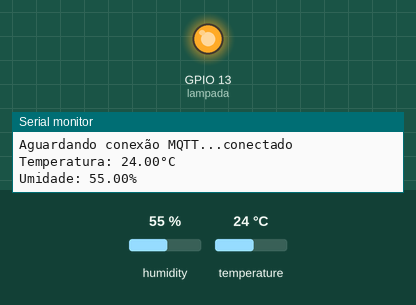
Recording of a sketch running on a simulated ESP8266 (NodeMCU). Shown: output pins drawn as LEDs (lit = HIGH), the last lines printed to the serial monitor. Inputs (shaded band) come from the test bench; at power-on: temperature 24 °C, humidity 55 %. WiFi joins after 1.5 s; servers stay silent unless stated; random numbers use the default seed unless the sketch sets one; no MQTT or app messages arrive unless stated.

Above: at 7.0 s.
7.1 s: temperature set to 29.3 °C
8.8 s: temperature set to 30.7 °C
At 10.2 s:
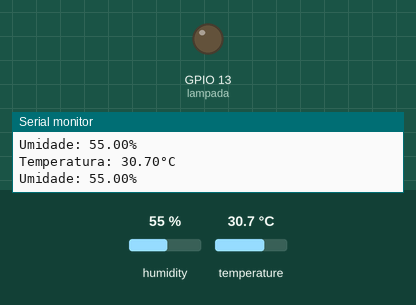
11.1 s: temperature set to 12 °C
At 11.9 s:
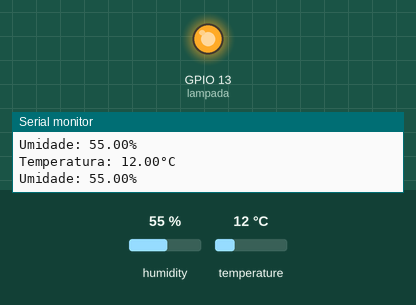
Timing chart, 0 to 14.1 s (numbered marks = the images above; inputs shaded):
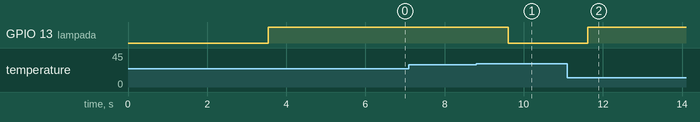

The sketch:

MedidorTemperaturaMQTT.ino
```cpp
#include <ESP8266WiFi.h> // Inclusão de biblioteca do ESP8266 WiFi
#include <PubSubClient.h> // Inclusão da biblioteca de Publicador/Subscrito
#define MSG_BUFFER_SIZE (50) // Tamanho do buffer de recebimento
char msg[MSG_BUFFER_SIZE];                                                                        // A Mensagem será do tipo char e do tamanho definido pelo buffer de recebimento //
#include <Adafruit_Sensor.h>
#include <DHT.h> // Biblioteca do sensor
#include <DHT_U.h>
#define DHTPIN 5 // Pino utilizado para o DHT, correspondente ao D1
#define DHTTYPE DHT22 // Define o tipo de DHT
DHT_Unified dht(DHTPIN, DHTTYPE);                                                                 // Considera valor do pino e do tipo de DHT
uint32_t delayMS;                                                                                 // Variável de atraso
const char* ssid = "Sua Rede";                                                                    // ID de conexão
const char* password = "Sua Senha";                                                              // senha de conexão
const char* mqtt_server = "broker.mqtt-dashboard.com";                                            // endereço do broker
WiFiClient espClient;                                                                             // Cliente ESP WiFi
PubSubClient client(espClient);                                                                   // Cliente ESP Publicador/Subscrito
unsigned long lastMsg = 0;                                                                        // define última mensagem com valor inicial igual a zero
int value = 0;                                                                                    // variável de valor inteiro inicializada em zero
int ligado = 0;
char lampada;                                                                                    // inclui variável char de nome lampada /LED D7/

void setup() {                                                                                    // laço de configuração

  dht.begin();                                                                                    // inicializa DHT
  Serial.println(F("Sensor DHT22"));                                                              // Printa "Sensor DHT22"
  sensor_t sensor;                                                                                // Sensor de temperatura

  /////////Sensor de Temperatura//////////
  dht.temperature().getSensor(&sensor);                                                           // imprime detalhes do sensor de temperatura
  Serial.println(F("------------------------------------"));                                      // Printa quebra de linha com ----
  Serial.println(F("Temperatura"));                                                               // Printa "Temperatura"
  Serial.print  (F("Sensor: ")); Serial.println(sensor.name);                                     // Printa o nome do sensor
  Serial.print  (F("Valor máximo: ")); Serial.print(sensor.max_value); Serial.println(F("°C")); //Printa valor máximo de temperatura em graus Celsius
  Serial.print  (F("Valor mínimo: ")); Serial.print(sensor.min_value); Serial.println(F("°C")); //Printa valor mínimo de temperatura em graus Celsius
  Serial.print  (F("Resolução: ")); Serial.print(sensor.resolution); Serial.println(F("°C"));    // Printa a resolução em graus Celsius
  Serial.println(F("------------------------------------"));                                      // quebra de linha com ----

  /////////Sensor de Umidade//////////
  dht.humidity().getSensor(&sensor);                                                              // imprime detalhes do sensor de umidade
   Serial.println(F("------------------------------------"));                                     // Printa quebra de linha com ----
  Serial.println(F("Umidade"));                                                                   // Printa "Umidade"
  Serial.print  (F("Sensor: ")); Serial.println(sensor.name);                                     // Printa o nome do sensor
  Serial.print  (F("Valor máximo: ")); Serial.print(sensor.max_value); Serial.println(F("%"));  // Printa o valor máximo de umidade em porcentagem
  Serial.print  (F("Valor mínimo: ")); Serial.print(sensor.min_value); Serial.println(F("%"));  // Printa o valor mínimo de umidade em porcentagem
  Serial.print  (F("Resolução: ")); Serial.print(sensor.resolution); Serial.println(F("%"));     // Printa a resolução em porcentagem
  Serial.println(F("------------------------------------"));                                      // quebra de linha com ----

  delayMS = sensor.min_delay / 1000;


  lampada = 13;                                                                                  // define lampada como o LED ligado ao pin 13 (D7 do ESP8266)

  pinMode(lampada, OUTPUT);                                                                      // configura lampada como saída

  Serial.begin(115200);                                                                           // define baudrate da comunicação serial

  setup_wifi();                                                                                   // configuração WiFi
  client.setServer(mqtt_server, 1883);                                                            // seta servidor como mqtt de port 1883
  client.setCallback(callback);                                                                   // seta mensagem de retorno
}

void setup_wifi() {                                                                               // inicia laço de configuração WiFi

  delay(10);                                                                                      // atraso de 0,01S;
  Serial.println("");                                                                             // quebra de linha
  Serial.print("Conectando com ");                                                                // printa na serial "Conectado com"
  Serial.println(ssid);                                                                           // printa ID da rede

  WiFi.begin(ssid, password);                                                                     // inicializa o WiFi com o uso da ID de rede e da senha

  while (WiFi.status() != WL_CONNECTED) {                                                         // enquanto o WiFi não estiver conectado, printa na serial "."
    delay(500);                                                                                   // atraso de 0.5 para aparecimento de um novo "."
    Serial.print(".");
  }

  Serial.println("");                                                                             // quebra de linha
  Serial.println("WiFi conectado");                                                               // printa "WiFi conectado"
  Serial.println("IP: ");                                                                         // printa "IP:"
  Serial.println(WiFi.localIP());                                                                 // printa na serial o IP da conexão local
}

void callback(char* topic, byte* payload, unsigned int length) {                                  // inicializa mensagem de retorno (tópico, mensagem e comprimento)
  Serial.print("Mensagem recebida [");                                                            // printa "Mensagem recebida ["
  Serial.print(topic);                                                                            // printa o nome do tópico que enviou a mensagem
  Serial.print("] ");                                                                             // fecha "]"
  for (int i = 0; i < length; i++) {                                                              // Para i = 0 e enquanto i for menor que o comprimento da mensagem, inclui um caractere
    Serial.print((char)payload[i]);                                                               // printa o conteúdo da mensagem
  }
  Serial.println("");                                                                             // quebra de linha
   Serial.println("");                                                                            // quebra de linha
   if ((char)payload[0] == 'b') {                                                                 // se a mensagem recebida for b (minúsculo)
    digitalWrite(lampada, HIGH);                                                                  // a lampada vai para o nível lógico alto, apagando a lampada
    ligado = 1;                                                                                   //variavel ligado ganha valor 1 para identificar lampada desativada.
    snprintf (msg, MSG_BUFFER_SIZE, "Lâmpada desativada!");                                       // aparece mensagem indicando que a lampada está desativada
    Serial.print("Publica mensagem: ");                                                           // printa "Publica mensagem:"
    Serial.println(msg);                                                                          // printa a mensagem
    client.publish("medidor/lamp", msg);                                                         // publica a mensagem no tópico "medidor/lamp"

  }
  if((char)payload[0] == 'c'){
    snprintf (msg, MSG_BUFFER_SIZE, "Lâmpada ativada!");                                          // aparece mensagem indicando que a lampada está ativada
    ligado = 0;                                                                                   //variavel ligado ganha valor 0 para identificar lampada ativada de novo
    Serial.print("Publica mensagem: ");                                                           // printa "Publica mensagem:"
    Serial.println(msg);                                                                          // printa a mensagem
    client.publish("medidor/lamp", msg);                                                         // publica a mensagem no tópico "medidor/lamp"
  }
}

void reconnect() {                                                                                // laço para reconexão
  while (!client.connected()) {                                                                   // enquanto não é estabelecida reconexão
    Serial.print("Aguardando conexão MQTT...");                                                   // printa no serial "Aguardando conexão MQTT..."
    String clientId = "ESP8266Client";
    clientId += String(random(0xffff), HEX);                                                      // cria uma identidade de cliente aleatória
    if (client.connect(clientId.c_str())) {                                                       // Se é realizada a conexão
      Serial.println("conectado");                                                                // printa "conectado" no serial
      client.subscribe("medidor/publisher");                                                         // e realiza subscrição no tópico "medidor/publisher"
    } else {                                                                                      // caso contrário
      Serial.print("falhou, rc=");                                                                // printa a mensagem "falhou, rc="
      Serial.print(client.state());                                                               // printa status do client
      Serial.println("tente novamente em 5s");                                                    // printa na serial "tente novamente em 5s"
      delay(5000);                                                                                // atraso de 5s antes de reiniciar o laço void reconnect
    }
  }
}

void loop() {                                                                                     // laço de repetição
  delay(delayMS);                                                                                 // atraso
  sensors_event_t event;                                                                          // inicia evento de medições do sensor
  dht.temperature().getEvent(&event);                                                             // inicia evento de DHT temperatura
  if (isnan(event.temperature)) {                                                                 // se não ocorrer a leitura de temperatura
    Serial.println(F("Erro na leitura da temperatura!"));                                         // printa a mensagem "Erro na leitura da temperatura!"
  }
  else {                                                                                          // caso contrário
    Serial.print(F("Temperatura: "));                                                             // Printa "Temperatura:"
    Serial.print(event.temperature);                                                              // Imprime na serial a medição de temperatura
    Serial.println(F("°C"));                                                                      // Printa C°
    sprintf(msg,"%f",event.temperature);                                                          // Salva o valor de temperatura na mensagem
    client.publish("medidor/temperatura", msg);                                                      // Publica a mensagem no tópico medidor/temperatura
  }
    if(event.temperature > 30.00 && ligado == 0){                                                 //Verifica se temperatura está maior que 30 graus e se variavel ligado está com o valor de 0
      digitalWrite(lampada, LOW);                                                                 //Caso sim, liga a lampada
    }

   if(event.temperature < 30.00 && ligado == 0){                                                  //Verifica se temperatura está menor que 30 graus e se variavel ligado está com o valor 0
      digitalWrite(lampada, HIGH);                                                                //Caso sim, apaga a lampada
    }

  dht.humidity().getEvent(&event);                                                                // inicia evento de DHT umidade
  if (isnan(event.relative_humidity)) {                                                           // se não ocorrer a leitura da umidade
    Serial.println(F("Erro na leitura da umidade!"));                                             //printa a mensagem "Erro na leitura da umidade!"
  }
  else {                                                                                          // caso contrário
    Serial.print(F("Umidade: "));                                                                 // printa "Umidade:"
    Serial.print(event.relative_humidity);                                                        // Imprime na serial a medição de umidade
    Serial.println(F("%"));                                                                       // Printa %
    sprintf(msg,"%f",event.relative_humidity);                                                    // Salva o valor de umidade na mensagem
    client.publish("medidor/umidade", msg);                                                       // Publica a mensagem no tópico medidor/umidade
  }
  if (!client.connected()) {                                                                      // Se o cliente não se conectar
    reconnect();                                                                                  // vai para laço de reconexão
  }
  client.loop();                                                                                  // permitir o processamento e a publicação de mensagens e dados
}
```

Measured:
- the behaviour switches between 30 and 30.1 °C on temperature (found by bisection; images 0 and 1)
- after the input at 8.8 s, GPIO 13 (lampada): HIGH → LOW after 0.81 s
- after the input at 11.1 s, GPIO 13 (lampada): LOW → HIGH after 0.51 s
